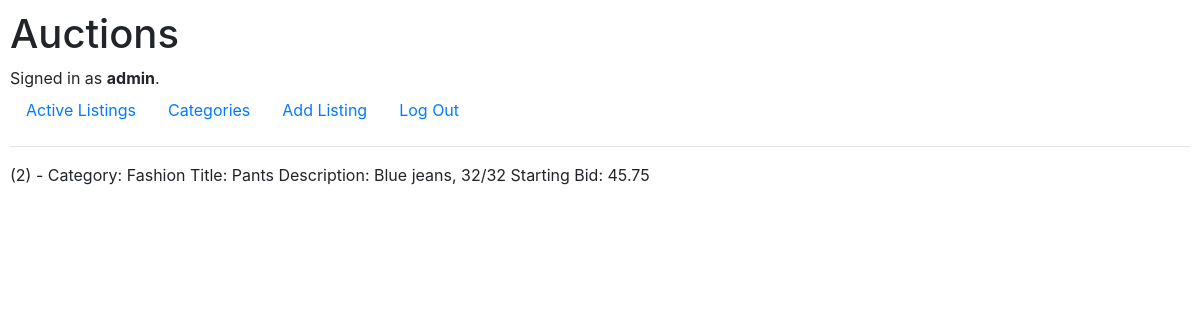
The app's page /2 (signed in) with its own data.
### auctions/models.py (models this page shows)
class User(AbstractUser):
    pass

class Listing(models.Model):
    category = models.CharField(max_length=50)
    title = models.CharField(max_length=50)
    description = models.CharField(max_length=255)
    starting_bid = models.DecimalField(max_digits=9,decimal_places=2)
    def __str__(self):
        return f"({self.id}) - Category: {self.category}{chr(10)}Title: {self.title}{chr(10)}Description: {self.description}{chr(10)}Starting Bid: {self.starting_bid}"

### auctions/views.py (the view)
# urls.py: path("<int:listing_id>", views.listing, name="listing"),
def listing(request, listing_id):
    listing = Listing.objects.get(pk=listing_id)
    return render(request, "auctions/listing.html", {
        "listing": listing
    })

### auctions/templates/auctions/listing.html
{% extends "auctions/layout.html" %}
{% block body %}
    <p>{{listing}}</p>
{% endblock %}

### auctions/templates/auctions/layout.html (shortened to what this page needs)
{% load static %}
<!DOCTYPE html>
<html lang="en">
    <head>
        <link rel="stylesheet" href="https://stackpath.bootstrapcdn.com/bootstrap/4.4.1/css/bootstrap.min.css">
        <link href="{% static 'auctions/styles.css' %}" rel="stylesheet">
    </head>
    <body>
        <h1>Auctions</h1>
        <div>
            {% if user.is_authenticated %}
                Signed in as <strong>{{ user.username }}</strong>.
            {% else %}
                Not signed in.
            {% endif %}
        </div>
        <ul class="nav">
            <li class="nav-item">
                <a class="nav-link" href="{% url 'auctions:index' %}">Active Listings</a>
            </li>
            <li class="nav-item">
                <a class="nav-link" href="{% url 'auctions:categories' %}">Categories</a>
            </li>
            {% if user.is_authenticated %}
                <li class="nav-item">
                <a class="nav-link" href="{% url 'auctions:add' %}">Add Listing</a>
                </li>
                <li class="nav-item">
                    <a class="nav-link" href="{% url 'auctions:logout' %}">Log Out</a>
                </li>
            {% endif %}
        </ul>
        <hr>
        {% block body %}
        {% endblock %}
    </body>
</html>

### auctions/static/auctions/styles.css (style rules this page uses)
body { padding: 10px; }

### records on screen
User: username "admin"
Listing: id+category+title "(2) - Category: Fashion Title: Pants Description: Blue jeans, 32/32 Starting Bid: 45.75"
